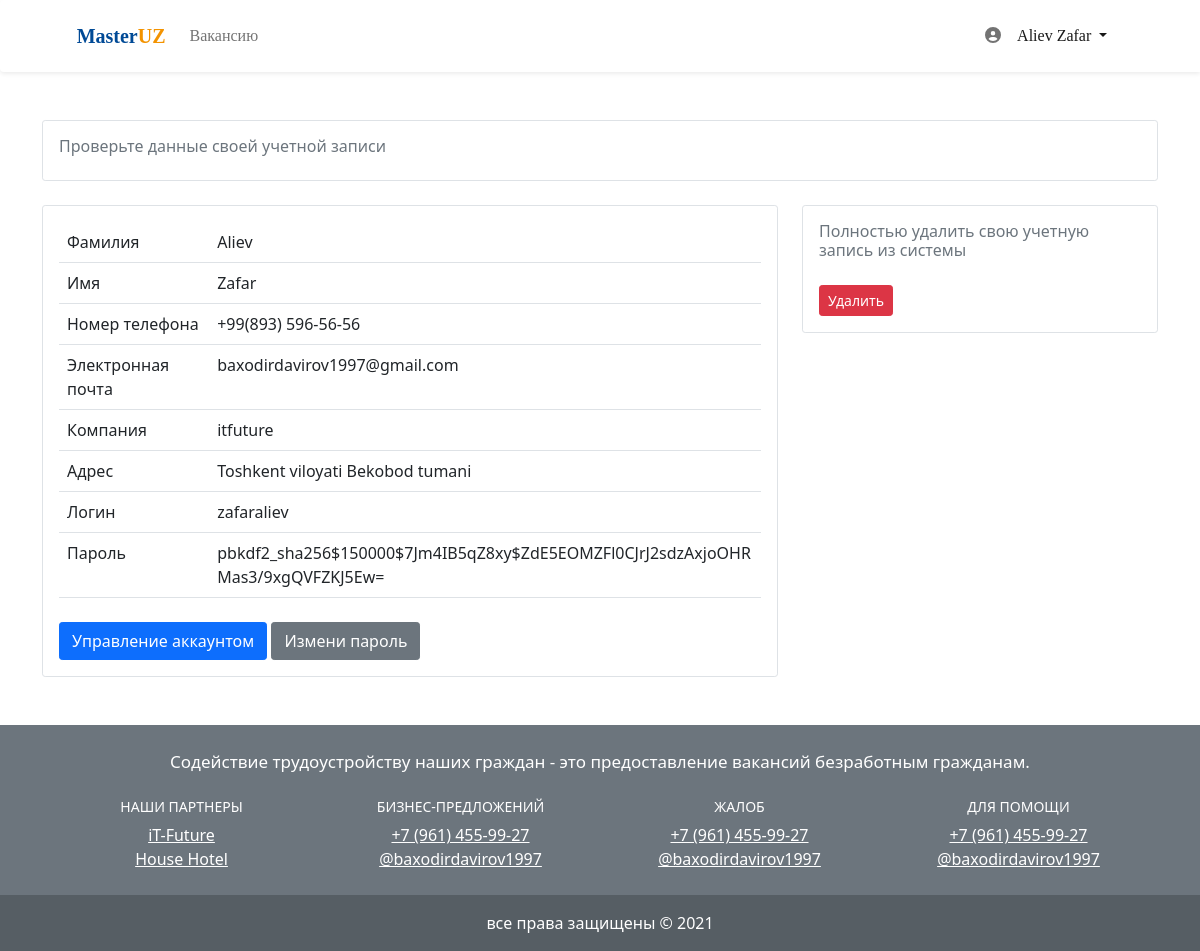
The page /company/company_info/ (signed in) on the database its author committed.
### accounts/models.py (models this page shows, shortened)
class User(AbstractUser):
    last_name = models.CharField(max_length=100)
    first_name = models.CharField(max_length=100)
    email = models.CharField(max_length=100)
    class Meta:
        verbose_name = '1. UMUMIY FOYDALANUVCHILAR BAZASI'
        verbose_name_plural = '1. UMUMIY FOYDALANUVCHILAR BAZASI'

class Vacancies(models.Model):
    user = models.OneToOneField(User, on_delete = models.CASCADE, primary_key = True)
    phone_numer = models.CharField(max_length=30)
    pub_date = models.DateTimeField(auto_now_add=True)
    vacan_image = models.ImageField(null=True, blank=True, upload_to='images/')
    name_company = models.CharField(max_length=100)
    provinces = models.ForeignKey(Uzbekiston_provinces, models.SET_NULL, blank=True, null=True,)
    region = models.ForeignKey(Uzbekiston_region, models.SET_NULL, blank=True, null=True,)
    YJS = (
        ('юридического лица', 'юридического лица'),
        ('физическое лицо', 'физическое лицо'),
        ('другие', 'другие'),
        )
    choose = models.CharField(max_length =100,choices=YJS)
    class Meta:
        verbose_name = '2. ISH BERUVCHI FOYDALANUVCHILAR BAZASI'
        verbose_name_plural = '2. ISH BERUVCHI FOYDALANUVCHILAR BAZASI'

### category/models.py (models this page shows)
class Uzbekiston_provinces(models.Model):
	title = "Uzbekiston viloyatlari"
	provinces = models.CharField(max_length=100, verbose_name="Nomi")
	def __str__(self):
		return self.provinces
	class Meta:
		verbose_name = "2. O'ZBEKISTON VILOYATLARI (BAZASI)"
		verbose_name_plural = "2. O'ZBEKISTON VILOYATLARI (BAZASI)"

class Uzbekiston_region(models.Model):
	title = "Uzbekiston tumanlari"
	user = models.ForeignKey(Uzbekiston_provinces, on_delete = models.CASCADE)
	region = models.CharField(max_length=100, verbose_name="Nomi")
	def __str__(self):
		return self.region
	class Meta:
		verbose_name = "3. O'ZBEKISTON TUMANLAR (BAZASI)"
		verbose_name_plural = "3. O'ZBEKISTON TUMANLAR (BAZASI)"

### company/views.py (the view)
# urls.py: path('company_info/', views.company_info, name='company_info'),
def company_info(request):
    return render(request, 'company/company_info.html')

### company/templates/company/company_info.html (shortened to what this page needs)
{% extends 'base.html' %}
{% load static %}
{% block menu %}
<header class="" style="border-radius: 0px; font-family: 'Baloo Chettan 2';">
  <nav class="navbar navbar-expand-lg navbar-light bg-light shadow-sm p-3 bg-body rounded-start">
    <div class="container-fluid col-lg-11 ms-auto">
    <a class="navbar-brand landing-brand" href="{% url 'company' %}" style="font-weight: bold; font-size: 20px; color: rgb(0, 74, 150);">
      Master<font style="color: rgb(243,147,0);">UZ</font></a>
  <div class="collapse navbar-collapse" id="navbarSupportedContent">
  <ul class="navbar-nav">
  <li class="nav-item">
  <a class="nav-link" href="{% url 'jobs' %}">Вакансию</a>
  </li>
  </ul>
  </div>
    <div class="collapse navbar-collapse" id="navbarSupportedContent">
      <ul class="navbar-nav ms-auto mx-2">
      <li class="nav-item menu_icon">
      <a class="nav-link" href="#"><i class="fas fa-user-circle account_logatip"></i></a>
      </li>
      <li class="nav-item dropdown">
      <a class="nav-link dropdown-toggle active" href="#" id="navbarDropdownMenuLink" role="button" data-bs-toggle="dropdown" aria-expanded="false">
      {{request.user.last_name}} {{request.user.first_name}}
      </a>
      </li>
      </ul>
    </div>
  </div>
  </nav>
</header>
{% endblock %}
{% block content %}
<div class="container-fluid">
<div class="container">
<div class="row">
  <div class="col-lg-12">
  <div class="border p-3 mt-5 rounded-1">
    <h6 class="text-muted">Проверьте данные своей учетной записи</h6>
  </div>
  </div>
</div>
</div>
</div>
<div class="container-fluid">
<div class="container">
<div class="row">
<div class="col-lg-8">
<div class="border p-3 mt-4 rounded-1 mb-5">
<div class="table-responsive">
<table class="table">
<tbody>
<tr>
<td>Фамилия</td>
<td>{{request.user.last_name}}</td>
</tr>
<tr>
<td>Имя</td>
<td>{{request.user.first_name}}</td>
</tr>
<tr>
<td>Номер телефона</td>
<td>{{request.user.vacancies.phone_numer}}</td>
</tr>
<tr>
<td>Электронная почта</td>
<td>{{request.user.email}}</td>
</tr>
<tr>
<td>Компания</td>
<td>{{request.user.vacancies.name_company}}</td>
</tr>
<tr>
<td>Адрес</td>
<td>{{request.user.vacancies.provinces}} {{request.user.vacancies.region}}</td>
</tr>
<tr>
<td>Логин</td>
<td>{{request.user.username}}</td>
</tr>
<tr>
<td>Пароль</td>
<td style="word-break: break-all;">{{request.user.password}}</td>
</tr>
</tbody>
</table>
</div>
<a href="{% url 'company_update' user.id %}" style="text-decoration: none;">
<button type="button" class="btn btn-primary mt-2 rounded-1">Управление аккаунтом</button>
</a>
<a href="{% url 'password_reset' %}" style="text-decoration: none;">
<button type="button" class="btn btn-secondary mt-2 rounded-1">Измени пароль</button>
</a>
</div>
</div>
<div class="col-lg-4">
<div class="border p-3 mt-4 rounded-1 mb-3">
  <h6 class="text-muted">Полностью удалить свою учетную запись из системы</h6>
  <a href="{% url 'company_delete' user.id %}">
  <button type="button" class="btn btn-danger btn-sm rounded-1 mt-3">Удалить</button>
  </a>
</div>
</div>
</div>
</div>
</div>
{% endblock %}

### rows shown on the page
User: user.last_name "Aliev", user.first_name "Zafar", user.vacancies.phone_numer "+99(893) 596-56-56", user.email "baxodirdavirov1997@gmail.com", user.vacancies.name_company "itfuture", user.vacancies.provinces "Toshkent viloyati", user.vacancies.region "Bekobod tumani", user.username "zafaraliev", user.password "pbkdf2_sha256$150000$7Jm4IB5qZ8xy$ZdE5EOMZFl0CJrJ2sdzAxjoOHRMas3/9xgQVFZKJ5Ew="
